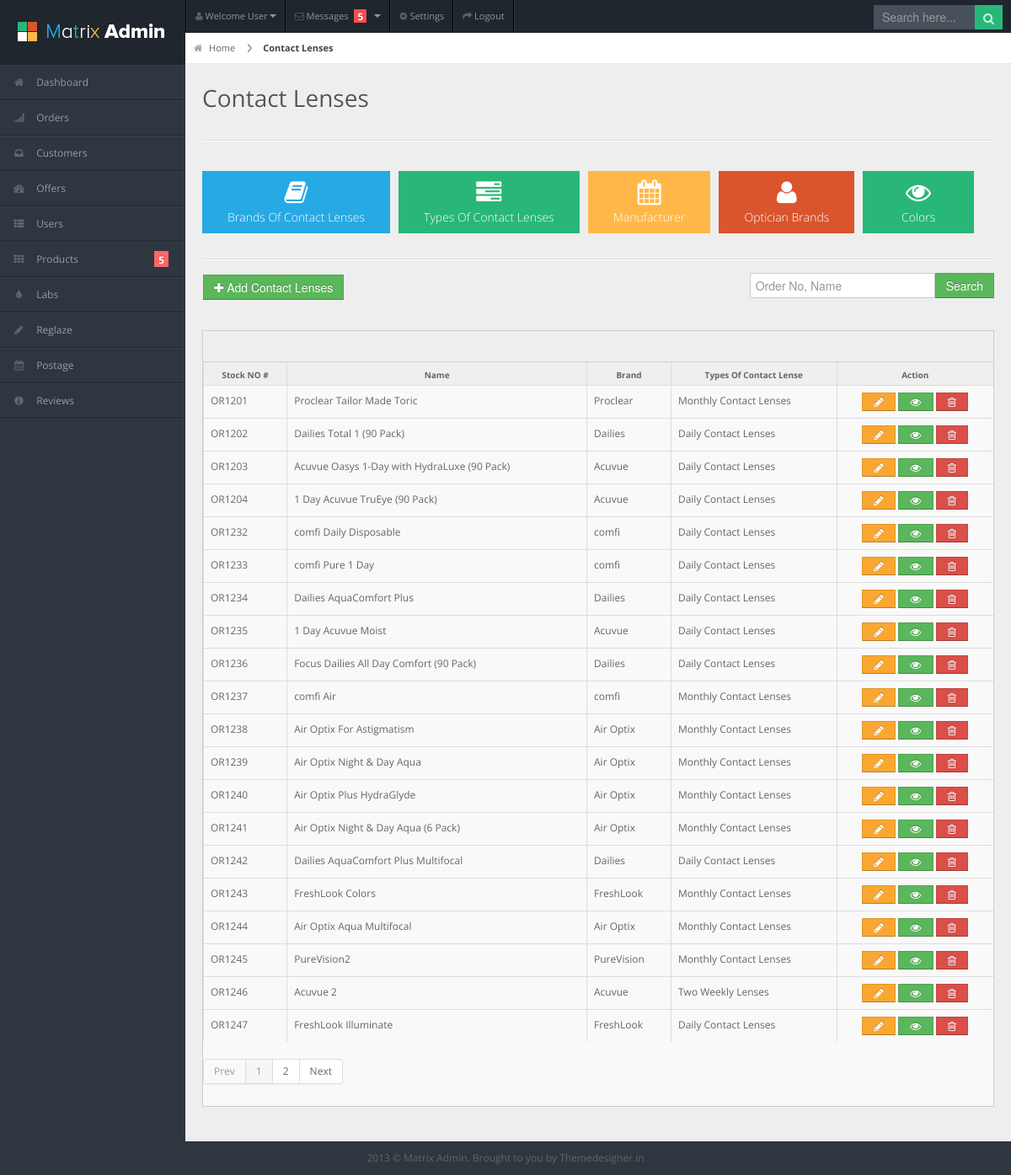
Page /admin/contact_lenses.php on the committed database.
### tables this page shows
CREATE TABLE `product` (
  `id` int(11) NOT NULL,
  `order_number` varchar(225) DEFAULT NULL,
  `image` varchar(225) DEFAULT NULL,
  `name` varchar(225) DEFAULT NULL,
  `Price` double DEFAULT NULL,
  `Sale_Price` varchar(225) DEFAULT NULL,
  `Quantity` int(11) DEFAULT NULL,
  `Power_Range` varchar(225) DEFAULT NULL,
  `Base_Curve` varchar(225) DEFAULT NULL,
  `Diameter` varchar(225) DEFAULT NULL,
  `Lens_Material` varchar(225) DEFAULT NULL,
  `Water_Content` varchar(225) DEFAULT NULL,
  `Oxygen_Permeability` varchar(225) DEFAULT NULL,
  `Customer_Reviews` int(11) DEFAULT NULL,
  `Product_Qty_Description` varchar(200) DEFAULT NULL,
  `product_lense_description` int(11) DEFAULT NULL,
  `Pack` int(11) NOT NULL,
  `Product_Description` int(11) DEFAULT NULL,
  `Product_Detail_Advice` int(11) DEFAULT NULL,
  `Further_Optical_Advice` int(11) DEFAULT NULL,
  `Brands_of_Contact_Lenses` int(11) DEFAULT NULL,
  `Types_of_Contact_Lenses` int(11) DEFAULT NULL,
  `Shop_by_Manufacturer` int(11) DEFAULT NULL,
  `Types_of_Solutions` int(11) DEFAULT NULL,
  `Popular_Solutions` int(11) DEFAULT NULL,
  `Eye_Care` int(11) DEFAULT NULL,
  `Popular_Eye_Care` int(11) DEFAULT NULL,
  `Wearing_Type` int(11) DEFAULT NULL,
  `Optician_Brands` int(11) DEFAULT NULL,
  `Colours` int(11) DEFAULT NULL,
  `Gender` int(11) DEFAULT NULL,
  `Brand` int(11) DEFAULT NULL,
  `Shape` int(11) DEFAULT NULL,
  `Frame_Color` int(11) DEFAULT NULL,
  `LENS_SIZE` int(11) DEFAULT NULL,
  `LENS_COLOUR` int(11) DEFAULT NULL,
  `Frame_Size` int(11) DEFAULT NULL,
  `Material` int(11) DEFAULT NULL,
  `fm_height` int(11) NOT NULL,
  `fm_lense_width` int(11) NOT NULL,
  `fm_lense_bt_width` int(11) NOT NULL,
  `fm_stick_width` int(11) NOT NULL,
  `fm_width` int(11) NOT NULL,
  `active` int(11) DEFAULT NULL,
  `created_at` timestamp NOT NULL DEFAULT current_timestamp() ON UPDATE current_timestamp(),
  `updated_at` timestamp NOT NULL DEFAULT current_timestamp()
);

CREATE TABLE `brands_of_contact_lenses` (
  `id` int(11) NOT NULL,
  `Product_id` int(24) DEFAULT NULL,
  `Brands_Name` varchar(225) DEFAULT NULL,
  `active` int(11) DEFAULT NULL,
  `created_at` timestamp NOT NULL DEFAULT current_timestamp() ON UPDATE current_timestamp(),
  `updated_at` timestamp NOT NULL DEFAULT '0000-00-00 00:00:00'
);

CREATE TABLE `types_of_contact_lenses` (
  `id` int(11) NOT NULL,
  `Product_id` int(24) DEFAULT NULL,
  `Contact_Lense_Type` varchar(225) DEFAULT NULL,
  `active` int(11) DEFAULT NULL,
  `created_at` timestamp NOT NULL DEFAULT current_timestamp() ON UPDATE current_timestamp(),
  `updated_at` timestamp NOT NULL DEFAULT '0000-00-00 00:00:00'
);

### admin/contact_lenses.php (the view, shortened to what this page needs)
<?php include('Connection2.php'); ?>
<!DOCTYPE html>
<html lang="en">
<head>
<link rel="stylesheet" href="css/bootstrap.min.css" />
<link rel="stylesheet" href="css/bootstrap-responsive.min.css" />
<link rel="stylesheet" href="css/uniform.css" />
<link rel="stylesheet" href="css/select2.css" />
<link rel="stylesheet" href="css/matrix-style.css" />
<link rel="stylesheet" href="css/matrix-media.css" />
<link href="font-awesome/css/font-awesome.css" rel="stylesheet" />
</head>
<body>
<div id="header">
  <h1><a href="dashboard.html">Matrix Admin</a></h1>
</div>
<div id="user-nav" class="navbar navbar-inverse">
  <ul class="nav">
    <li  class="dropdown" id="profile-messages" ><a title="" href="#" data-toggle="dropdown" data-target="#profile-messages" class="dropdown-toggle"><i class="icon icon-user"></i>  <span class="text">Welcome User</span><b class="caret"></b></a>
    </li>
    <li class="dropdown" id="menu-messages"><a href="#" data-toggle="dropdown" data-target="#menu-messages" class="dropdown-toggle"><i class="icon icon-envelope"></i> <span class="text">Messages</span> <span class="label label-important">5</span> <b class="caret"></b></a>
    </li>
    <li class=""><a title="" href="#"><i class="icon icon-cog"></i> <span class="text">Settings</span></a></li>
    <li class=""><a title="" href="login.html"><i class="icon icon-share-alt"></i> <span class="text">Logout</span></a></li>
  </ul>
</div>
<div id="search">
  <input type="text" placeholder="Search here..."/>
  <button type="submit" class="tip-bottom" title="Search"><i class="icon-search icon-white"></i></button>
</div>
<?php include 'dashboard_aside.php' ?>
<div id="content">
  <div id="content-header">
    <div id="breadcrumb"> <a href="#" title="Go to Home" class="tip-bottom"><i class="icon-home"></i> Home</a> <a href="#" class="current">Contact Lenses</a> </div>
    <h1>Contact Lenses</h1>
  </div>
  <div class="container-fluid">
    <hr>
	<div class="row-fluid">
		 <div class="span12">
			 <ul class="quick-actions">
              <li class="bg_lb"> <a href="brands_of_contact_lense.php"> <i class="icon-book"></i> Brands Of Contact Lenses </a> </li>
              <li class="bg_lg"> <a href="types_of_contact_lenses.php"> <i class="icon-tasks"></i> Types Of Contact Lenses</a> </li>
              <li class="bg_ly"> <a href="shop_by_manufacturer.php"> <i class="icon-calendar"></i> Manufacturer </a> </li>
              <li class="bg_lo"> <a href="optician_brands.php"> <i class="icon-user"></i> Optician Brands</a> </li>
			  <li class="bg_lg"> <a href="colors_of_contact_lense.php"> <i class="icon-eye-open"></i> Colors</a> </li>
            </ul>
		</div>
	</div>
	  <hr>
	  <div class="row-fluid">
		 <div class="span6">
			  <button onClick="window.location.href='product_add.php?product=contact_lense'" class="btn btn-success add-sglasses-btn"><i class="icon-plus"></i> Add Contact Lenses</button><br><br>
		</div>
		  <div class="span6">
			  <form action="" method="post">
			  <button name="search_btn" type="submit" class="btn btn-success search-sglasses-btn">Search</button>
			 <input type="text" name="search_text"  class="contact_lense_search" placeholder="Order No, Name" />
			  </form>
		</div>
	  </div>
    <div class="row-fluid">
      <div class="span12">
        <div class="widget-box">
          <div class="widget-title">
          </div>
          <div class="widget-content nopadding">
            <table class="table table-bordered table-striped">
              <thead>
                <tr>
                  <th>Stock NO #</th>
                  <th>Name</th>
                  <th>Brand</th>
                  <th>Types Of Contact Lense</th>
                  <th>Action</th>
                </tr>
              </thead>
              <tbody>
				 <?php
				if (isset($_GET['pageno'])) {
					$pageno = $_GET['pageno'];
				} else {
					$pageno = 1;
				}
				$no_of_records_per_page = 20;
				$offset = ($pageno-1) * $no_of_records_per_page;
				$total_pages_sql = "SELECT COUNT(*) FROM product where Types_of_Contact_Lenses!=0";
			$result = mysqli_query($conn,$total_pages_sql);
			$total_rows = mysqli_fetch_array($result)[0];
			$total_pages = ceil($total_rows / $no_of_records_per_page);
				if(isset($_GET['search'])) {
				$my_search = $_GET['search'];
				$fetch_query = mysqli_query($conn,"SELECT * FROM product  where name LIKE '%$my_search%' OR order_number LIKE '%$my_search%' AND Types_of_Contact_Lenses!=0 AND active=1");
				}
				else {
				$fetch_query = mysqli_query($conn,"SELECT * FROM product where Types_of_Contact_Lenses!=0 AND active=1 LIMIT $offset, $no_of_records_per_page");
				}
				while($row=mysqli_fetch_array($fetch_query,MYSQLI_ASSOC)) {
					?>
                <tr class="odd gradeX">
                  <td><?php echo $row['order_number']; ?></td>
                  <td><?php echo $row['name']; ?></td>
                  <td><?php
					$temp_brand_id = $row['Brands_of_Contact_Lenses'];
					$fetch_query1 = mysqli_query($conn,"SELECT * FROM brands_of_contact_lenses where id=$temp_brand_id  AND active=1");
					while($row1=mysqli_fetch_array($fetch_query1,MYSQLI_ASSOC)) {
						echo $row1['Brands_Name'];
					}
				  ?></td>
                  <td class="center"> <?php
					$temp_brand_id = $row['Types_of_Contact_Lenses'];
					$fetch_query1 = mysqli_query($conn,"SELECT * FROM types_of_contact_lenses where id=$temp_brand_id  AND active=1");
					while($row1=mysqli_fetch_array($fetch_query1,MYSQLI_ASSOC)) {
						echo $row1['Contact_Lense_Type'];
					}
				  ?></td>
                  <td class="center">
					  <center>
					<button class="btn btn-mini btn-warning add-sglasses-action-btn" onclick="window.location.href='product_edit.php?product_id=<?php echo $row['id']; ?>'">&nbsp;&nbsp;<i class="icon-pencil"></i> &nbsp;</button>
					<button class="btn btn-mini btn-success add-sglasses-action-btn" onclick="window.location.href='product_view.php?product_id=<?php echo $row['id']; ?>'">&nbsp;&nbsp;<i class="icon-eye-open"></i> &nbsp;</button>
					<button class="btn btn-mini btn-danger add-sglasses-action-btn" onclick="window.location.href='contact_lenses.php?delete_contact_lenses_product=<?php echo $row['id']; ?>'">&nbsp;&nbsp;<i class="icon-trash"></i> &nbsp;</button>
						  </center>
				  </td>
                </tr>
                <?php } ?>
              </tbody>
            </table>
			  <?php if(isset($_GET['search'])) {} else { ?>
			  <div class="pagination">
              <ul>
                <li class="<?php if($pageno <= 1){ echo 'disabled'; } ?>"><a href="<?php if($pageno <= 1){ echo '#'; } else { echo "?pageno=".($pageno - 1); } ?>" >Prev</a></li>
				<?php for($t=1;$t<=$total_pages;$t++) {
				if($t == $pageno) {
				?>
                <li class="active"> <a href="?pageno=<?php echo $t; ?>"><?php echo $t; ?></a> </li>
				<?php
				} else { ?>
				<li class=""> <a href="?pageno=<?php echo $t; ?>"><?php echo $t; ?></a> </li>
					<?php
					}
				} ?>
                <li class="<?php if($pageno >= $total_pages){ echo 'disabled'; } ?>"><a href="<?php if($pageno >= $total_pages){ echo '#'; } else { echo "?pageno=".($pageno + 1); } ?>">Next</a></li>
              </ul>
            </div>
			  <?php } ?>
          </div>
        </div>
      </div>
    </div>
  </div>
</div>
<div class="row-fluid">
  <div id="footer" class="span12"> 2013 &copy; Matrix Admin. Brought to you by <a href="http://themedesigner.in">Themedesigner.in</a> </div>
</div>
</body>
</html>

### admin/css/matrix-media.css (style rules this page uses)
body { background:#2E363F; }
#header { background-color: #1f262d; margin-top:10px; }
#search input[type=text], #search button { background-color: #28b779; }
#search input[type=text] { background-color: #47515b; color: #fff; }

### rows in the picture
product: order_number "OR1201", name "Proclear Tailor Made Toric"
brands_of_contact_lenses: Brands_Name "Proclear"
types_of_contact_lenses: Contact_Lense_Type "Monthly Contact Lenses"
product: order_number "OR1202", name "Dailies Total 1 (90 Pack)"
brands_of_contact_lenses: Brands_Name "Dailies"
types_of_contact_lenses: Contact_Lense_Type "Daily Contact Lenses"
product: order_number "OR1203", name "Acuvue Oasys 1-Day with HydraLuxe (90 Pack)"
brands_of_contact_lenses: Brands_Name "Acuvue"
product: order_number "OR1204", name "1 Day Acuvue TruEye (90 Pack)"
product: order_number "OR1232", name "comfi Daily Disposable"
brands_of_contact_lenses: Brands_Name "comfi"
product: order_number "OR1233", name "comfi Pure 1 Day"
product: order_number "OR1234", name "Dailies AquaComfort Plus"
product: order_number "OR1235", name "1 Day Acuvue Moist"
product: order_number "OR1236", name "Focus Dailies All Day Comfort (90 Pack)"
product: order_number "OR1237", name "comfi Air"
product: order_number "OR1238", name "Air Optix For Astigmatism"
brands_of_contact_lenses: Brands_Name "Air Optix"
product: order_number "OR1239", name "Air Optix Night & Day Aqua"
product: order_number "OR1240", name "Air Optix Plus HydraGlyde"
product: order_number "OR1241", name "Air Optix Night & Day Aqua (6 Pack)"
product: order_number "OR1242", name "Dailies AquaComfort Plus Multifocal"
product: order_number "OR1243", name "FreshLook Colors"
brands_of_contact_lenses: Brands_Name "FreshLook"
product: order_number "OR1244", name "Air Optix Aqua Multifocal"
product: order_number "OR1245", name "PureVision2"
brands_of_contact_lenses: Brands_Name "PureVision"
product: order_number "OR1246", name "Acuvue 2"
types_of_contact_lenses: Contact_Lense_Type "Two Weekly Lenses"
product: order_number "OR1247", name "FreshLook Illuminate"
